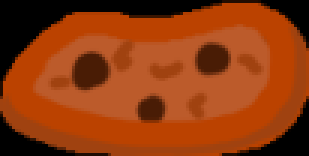
#> input picture Recources/cookie.png, 103 x 52 px, found by its file name (shown 3 times larger)
$ python ImageCreator.py
#> lines starting #> are read from the running program, lines starting #| are printed output that depends on the picture
import cv2 as cv
import numpy as np
import random
import os


script_dir = os.path.dirname(__file__)


def load_png(relative_path):
#> called with relative_path = 'Recources\\cookie.png'
    load_img = cv.imread(os.path.join(script_dir, relative_path), cv.IMREAD_UNCHANGED)
#> load_img is the input picture: shape (52, 103, 4); mean B, G, R, A 13.9, 58.5, 142.9, 199.4
    return load_img


cookie = load_png(r"Recources\cookie.png")
jar_left = load_png(r"Recources\jar_left.png")
#> call 2 of load_png, with relative_path = 'Recources\\jar_left.png'
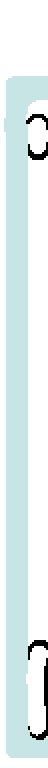
#> input picture Recources/jar_left.png, 24 x 384 px, found by its file name (shown 2 times larger)
#> in load_png, load_img is the input picture: shape (384, 24, 4); mean B, G, R, A 238.5, 238.5, 225.6, 99
jar_middle = load_png(r"Recources\jar_middle.png")
#> call 3 of load_png, with relative_path = 'Recources\\jar_middle.png'
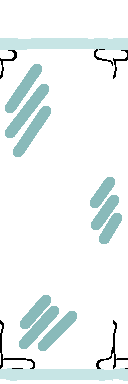
#> input picture Recources/jar_middle.png, 128 x 384 px, found by its file name
#> in load_png, load_img is the input picture: shape (384, 128, 4); mean B, G, R, A 243.6, 243.6, 237.1, 18.6
jar_right = load_png(r"Recources\jar_right.png")
#> call 4 of load_png, with relative_path = 'Recources\\jar_right.png'
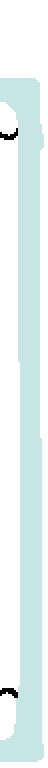
#> input picture Recources/jar_right.png, 24 x 384 px, found by its file name (shown 2 times larger)
#> in load_png, load_img is the input picture: shape (384, 24, 4); mean B, G, R, A 242.1, 242.1, 228.9, 102.5
lid = load_png(r"Recources\lid.png")
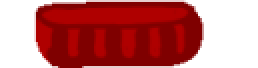
#> input picture Recources/lid.png, 129 x 34 px, found by its file name (shown 2 times larger)
#> in load_png, load_img is the input picture: shape (34, 129, 4); mean B, G, R, A 107, 107, 191.6, 141.2
g_cookie = load_png(r"Recources\cookiegold.png")
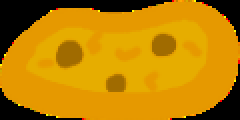
#> input picture Recources/cookiegold.png, 120 x 60 px, found by its file name (shown 2 times larger)
#> in load_png, load_img is the input picture: shape (60, 120, 4); mean B, G, R, A 0, 129.1, 186.9, 198.1
jar_empty = load_png(r"Recources\JarEmpty.png")


def save_img(name, img):
    cv.imwrite(name, img)


# [67 lines left out: functions alpha_blit, build_cookie_jar, not called in this run]


if __name__ == "__main__":
#> (the run stopped early here; a loop or call above may not have finished)
